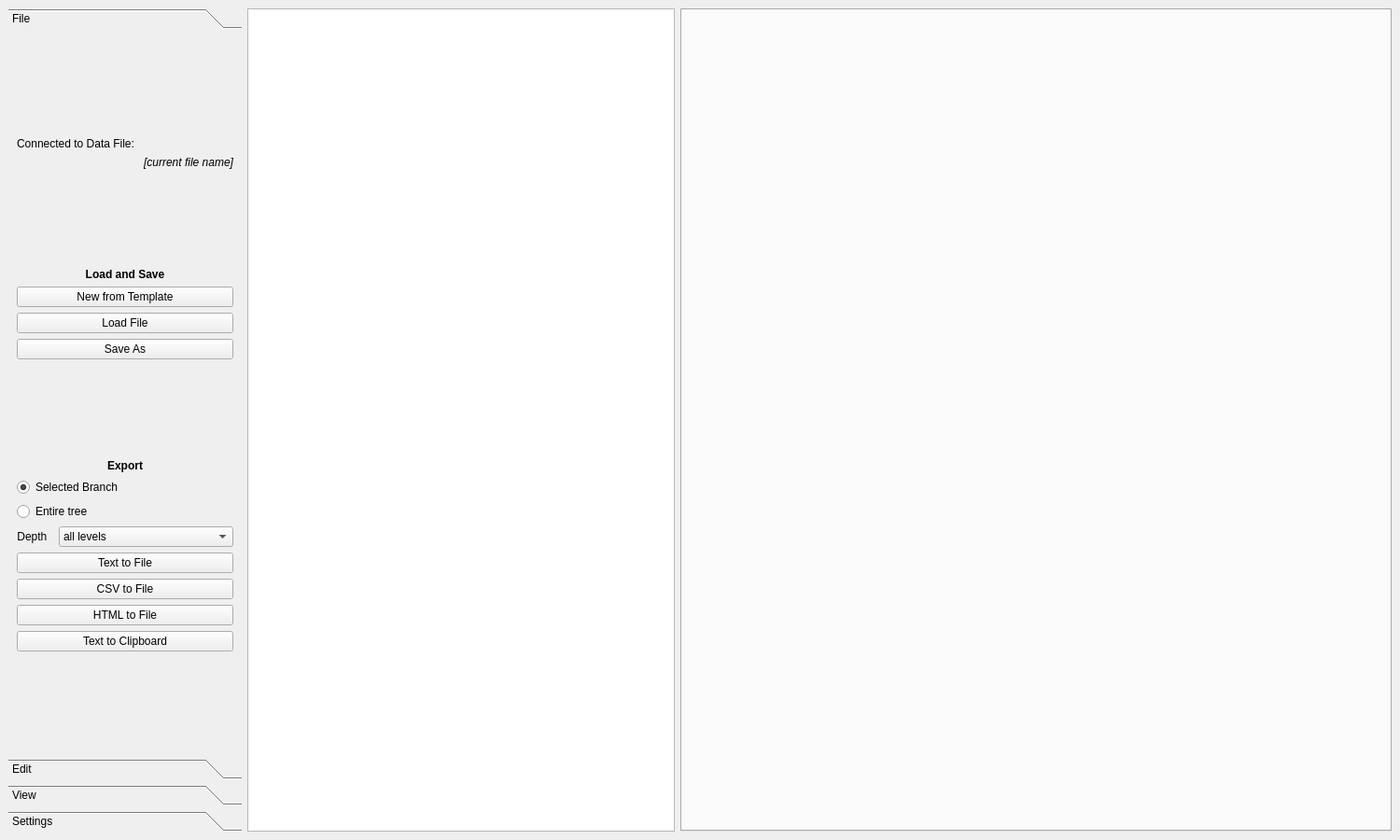
<?xml version="1.0" encoding="UTF-8"?>
<ui version="4.0">
 <class>MainWindow</class>
 <widget class="QMainWindow" name="MainWindow">
  <property name="geometry">
   <rect>
    <x>0</x>
    <y>0</y>
    <width>1500</width>
    <height>900</height>
   </rect>
  </property>
  <property name="sizePolicy">
   <sizepolicy hsizetype="Fixed" vsizetype="Preferred">
    <horstretch>0</horstretch>
    <verstretch>0</verstretch>
   </sizepolicy>
  </property>
  <property name="windowTitle">
   <string>Tree Time</string>
  </property>
  <widget class="QWidget" name="centralwidget">
   <layout class="QHBoxLayout" name="horizontalLayout" stretch="0,3,5">
    <item>
     <widget class="QToolBox" name="toolBox">
      <property name="sizePolicy">
       <sizepolicy hsizetype="Fixed" vsizetype="Expanding">
        <horstretch>0</horstretch>
        <verstretch>0</verstretch>
       </sizepolicy>
      </property>
      <property name="minimumSize">
       <size>
        <width>250</width>
        <height>0</height>
       </size>
      </property>
      <property name="maximumSize">
       <size>
        <width>16777215</width>
        <height>16777215</height>
       </size>
      </property>
      <property name="toolTip">
       <string/>
      </property>
      <property name="currentIndex">
       <number>0</number>
      </property>
      <widget class="QWidget" name="pageFile">
       <property name="geometry">
        <rect>
         <x>0</x>
         <y>0</y>
         <width>250</width>
         <height>760</height>
        </rect>
       </property>
       <attribute name="label">
        <string>File</string>
       </attribute>
       <layout class="QFormLayout" name="formLayout">
        <property name="fieldGrowthPolicy">
         <enum>QFormLayout::ExpandingFieldsGrow</enum>
        </property>
        <item row="0" column="0" colspan="2">
         <spacer name="verticalSpacer_10">
          <property name="orientation">
           <enum>Qt::Vertical</enum>
          </property>
          <property name="sizeHint" stdset="0">
           <size>
            <width>20</width>
            <height>40</height>
           </size>
          </property>
         </spacer>
        </item>
        <item row="1" column="0" colspan="2">
         <widget class="QLabel" name="label_8">
          <property name="text">
           <string>Connected to Data File:</string>
          </property>
          <property name="wordWrap">
           <bool>true</bool>
          </property>
         </widget>
        </item>
        <item row="2" column="0" colspan="2">
         <widget class="QLabel" name="labelCurrentFile">
          <property name="enabled">
           <bool>true</bool>
          </property>
          <property name="sizePolicy">
           <sizepolicy hsizetype="Ignored" vsizetype="Fixed">
            <horstretch>0</horstretch>
            <verstretch>0</verstretch>
           </sizepolicy>
          </property>
          <property name="font">
           <font>
            <italic>true</italic>
           </font>
          </property>
          <property name="toolTip">
           <string>The current data file. All changes made are silently written to this file.</string>
          </property>
          <property name="text">
           <string>[current file name]</string>
          </property>
          <property name="alignment">
           <set>Qt::AlignRight|Qt::AlignTrailing|Qt::AlignVCenter</set>
          </property>
          <property name="wordWrap">
           <bool>true</bool>
          </property>
          <property name="openExternalLinks">
           <bool>true</bool>
          </property>
          <property name="textInteractionFlags">
           <set>Qt::LinksAccessibleByMouse</set>
          </property>
         </widget>
        </item>
        <item row="3" column="0" colspan="2">
         <spacer name="verticalSpacer_8">
          <property name="orientation">
           <enum>Qt::Vertical</enum>
          </property>
          <property name="sizeHint" stdset="0">
           <size>
            <width>20</width>
            <height>40</height>
           </size>
          </property>
         </spacer>
        </item>
        <item row="4" column="0" colspan="2">
         <widget class="QLabel" name="label_5">
          <property name="font">
           <font>
            <weight>75</weight>
            <bold>true</bold>
           </font>
          </property>
          <property name="text">
           <string>Load and Save</string>
          </property>
          <property name="scaledContents">
           <bool>false</bool>
          </property>
          <property name="alignment">
           <set>Qt::AlignCenter</set>
          </property>
         </widget>
        </item>
        <item row="5" column="0" colspan="2">
         <widget class="QPushButton" name="pushButtonNewFromTemplate">
          <property name="toolTip">
           <string>&lt;b&gt;Create a new tree sheet from a template file&lt;/b&gt;&lt;br/&gt;&lt;br/&gt;• Lets you choose a template in a file dialog, then choose a file location for your new file.&lt;br/&gt;• Changes are silently written to the new file.</string>
          </property>
          <property name="text">
           <string>New from Template</string>
          </property>
         </widget>
        </item>
        <item row="6" column="0" colspan="2">
         <widget class="QPushButton" name="pushButtonLoadFile">
          <property name="toolTip">
           <string>&lt;b&gt;Load an existing tree sheet&lt;/b&gt;&lt;br/&gt;&lt;br/&gt;Subsequent changes will be written silently to the loaded file.</string>
          </property>
          <property name="text">
           <string>Load File</string>
          </property>
         </widget>
        </item>
        <item row="7" column="0" colspan="2">
         <widget class="QPushButton" name="pushButtonSaveToFile">
          <property name="toolTip">
           <string>&lt;b&gt;Save the current file to a new location&lt;/b&gt;&lt;br/&gt;&lt;br/&gt;Subsequent changes will be written silently to the new location.</string>
          </property>
          <property name="text">
           <string>Save As</string>
          </property>
         </widget>
        </item>
        <item row="8" column="0" colspan="2">
         <spacer name="verticalSpacer_14">
          <property name="orientation">
           <enum>Qt::Vertical</enum>
          </property>
          <property name="sizeHint" stdset="0">
           <size>
            <width>20</width>
            <height>40</height>
           </size>
          </property>
         </spacer>
        </item>
        <item row="9" column="0" colspan="2">
         <widget class="QLabel" name="label_11">
          <property name="font">
           <font>
            <weight>75</weight>
            <bold>true</bold>
           </font>
          </property>
          <property name="text">
           <string>Export</string>
          </property>
          <property name="alignment">
           <set>Qt::AlignCenter</set>
          </property>
         </widget>
        </item>
        <item row="10" column="0" colspan="2">
         <widget class="QRadioButton" name="radioButtonExportBranch">
          <property name="text">
           <string>Selected Branch</string>
          </property>
          <property name="checked">
           <bool>true</bool>
          </property>
         </widget>
        </item>
        <item row="11" column="0" colspan="2">
         <widget class="QRadioButton" name="radioButtonExportTree">
          <property name="text">
           <string>Entire tree</string>
          </property>
         </widget>
        </item>
        <item row="12" column="0">
         <widget class="QLabel" name="label_6">
          <property name="sizePolicy">
           <sizepolicy hsizetype="Expanding" vsizetype="Preferred">
            <horstretch>0</horstretch>
            <verstretch>0</verstretch>
           </sizepolicy>
          </property>
          <property name="text">
           <string>Depth  </string>
          </property>
          <property name="alignment">
           <set>Qt::AlignRight|Qt::AlignTrailing|Qt::AlignVCenter</set>
          </property>
         </widget>
        </item>
        <item row="12" column="1">
         <widget class="QComboBox" name="comboBoxExportDepth">
          <property name="sizePolicy">
           <sizepolicy hsizetype="Expanding" vsizetype="Fixed">
            <horstretch>0</horstretch>
            <verstretch>0</verstretch>
           </sizepolicy>
          </property>
          <property name="toolTip">
           <string>&lt;b&gt;Select a level down to which the current branch is copied&lt;/b&gt;</string>
          </property>
          <item>
           <property name="text">
            <string>all levels</string>
           </property>
          </item>
          <item>
           <property name="text">
            <string>1 level</string>
           </property>
          </item>
          <item>
           <property name="text">
            <string>2 levels</string>
           </property>
          </item>
          <item>
           <property name="text">
            <string>3 levels</string>
           </property>
          </item>
          <item>
           <property name="text">
            <string>4 levels</string>
           </property>
          </item>
          <item>
           <property name="text">
            <string>5 levels</string>
           </property>
          </item>
          <item>
           <property name="text">
            <string>6 levels</string>
           </property>
          </item>
          <item>
           <property name="text">
            <string>7 levels</string>
           </property>
          </item>
          <item>
           <property name="text">
            <string>8 levels</string>
           </property>
          </item>
          <item>
           <property name="text">
            <string>9 levels</string>
           </property>
          </item>
          <item>
           <property name="text">
            <string>10 levels</string>
           </property>
          </item>
         </widget>
        </item>
        <item row="13" column="0" colspan="2">
         <widget class="QPushButton" name="pushButtonExportTxt">
          <property name="toolTip">
           <string>&lt;b&gt;Export the current branch to a text file&lt;/b&gt;&lt;br/&gt;&lt;br/&gt;• The file will contain all tree fields.&lt;br/&gt;• Text graphics show the tree structure.</string>
          </property>
          <property name="text">
           <string>Text to File</string>
          </property>
         </widget>
        </item>
        <item row="14" column="0" colspan="2">
         <widget class="QPushButton" name="pushButtonExportCsv">
          <property name="toolTip">
           <string>&lt;html&gt;&lt;head/&gt;&lt;body&gt;&lt;p&gt;&lt;span style=&quot; font-weight:600;&quot;&gt;Export the current branch or tree to a CSV file&lt;/span&gt;&lt;br/&gt;&lt;br/&gt;• The file will contain all tree fields.&lt;br/&gt;• The first field (&amp;quot;Tree&amp;quot;) shows the tree structure.&lt;/p&gt;&lt;p&gt;• The second field (&amp;quot;Name&amp;quot;) shows the name.&lt;/p&gt;&lt;/body&gt;&lt;/html&gt;</string>
          </property>
          <property name="text">
           <string>CSV to File</string>
          </property>
         </widget>
        </item>
        <item row="15" column="0" colspan="2">
         <widget class="QPushButton" name="pushButtonExportHtml">
          <property name="toolTip">
           <string>&lt;b&gt;Export the current tree to a text file.&lt;/b&gt;&lt;br/&gt;&lt;br/&gt;• The file will contain all tree fields.&lt;br/&gt;• Text graphics show the tree structure.</string>
          </property>
          <property name="text">
           <string>HTML to File</string>
          </property>
         </widget>
        </item>
        <item row="16" column="0" colspan="2">
         <widget class="QPushButton" name="pushButtonClipBoardTxt">
          <property name="toolTip">
           <string>&lt;html&gt;&lt;head/&gt;&lt;body&gt;&lt;p&gt;&lt;span style=&quot; font-weight:600;&quot;&gt;Export the current tree as text to the clipboard.&lt;/span&gt;&lt;br/&gt;&lt;br/&gt;• The file will contain all tree fields.&lt;br/&gt;• Text graphics show the tree structure.&lt;/p&gt;&lt;/body&gt;&lt;/html&gt;</string>
          </property>
          <property name="text">
           <string>Text to Clipboard</string>
          </property>
         </widget>
        </item>
        <item row="17" column="0" colspan="2">
         <spacer name="verticalSpacer_18">
          <property name="orientation">
           <enum>Qt::Vertical</enum>
          </property>
          <property name="sizeHint" stdset="0">
           <size>
            <width>20</width>
            <height>40</height>
           </size>
          </property>
         </spacer>
        </item>
       </layout>
      </widget>
      <widget class="QWidget" name="pageEdit">
       <property name="geometry">
        <rect>
         <x>0</x>
         <y>0</y>
         <width>250</width>
         <height>760</height>
        </rect>
       </property>
       <property name="minimumSize">
        <size>
         <width>200</width>
         <height>716</height>
        </size>
       </property>
       <attribute name="label">
        <string>Edit</string>
       </attribute>
       <layout class="QFormLayout" name="formLayout">
        <property name="fieldGrowthPolicy">
         <enum>QFormLayout::ExpandingFieldsGrow</enum>
        </property>
        <item row="2" column="0" colspan="2">
         <widget class="QLabel" name="label">
          <property name="font">
           <font>
            <weight>75</weight>
            <bold>true</bold>
           </font>
          </property>
          <property name="text">
           <string>Insert New Nodes</string>
          </property>
          <property name="alignment">
           <set>Qt::AlignCenter</set>
          </property>
         </widget>
        </item>
        <item row="3" column="0" colspan="2">
         <widget class="QPushButton" name="pushButtonNewChild">
          <property name="toolTip">
           <string>&lt;b&gt;Create a new item and link it as a child to the selected node&lt;/b&gt;&lt;br/&gt;&lt;br/&gt;Only this tree will be affected.</string>
          </property>
          <property name="text">
           <string>New Child</string>
          </property>
         </widget>
        </item>
        <item row="4" column="0" colspan="2">
         <widget class="QPushButton" name="pushButtonNewSibling">
          <property name="toolTip">
           <string>&lt;b&gt;Create a new item and link it as a sibling next to the selected node&lt;/b&gt;&lt;br/&gt;&lt;br/&gt;Only this tree will be affected.</string>
          </property>
          <property name="text">
           <string>New Sibling</string>
          </property>
         </widget>
        </item>
        <item row="5" column="0" colspan="2">
         <widget class="QPushButton" name="pushButtonNewParent">
          <property name="toolTip">
           <string>&lt;b&gt;Create a new item and insert it as a parent above the selected node&lt;/b&gt;&lt;br/&gt;&lt;br/&gt;Only this tree will be affected.</string>
          </property>
          <property name="text">
           <string>New Parent</string>
          </property>
         </widget>
        </item>
        <item row="7" column="0" colspan="2">
         <widget class="QLabel" name="label_2">
          <property name="font">
           <font>
            <weight>75</weight>
            <bold>true</bold>
           </font>
          </property>
          <property name="text">
           <string>Copy Existing Nodes</string>
          </property>
          <property name="alignment">
           <set>Qt::AlignCenter</set>
          </property>
         </widget>
        </item>
        <item row="8" column="0" colspan="2">
         <widget class="QPushButton" name="pushButtonCopyNodeChild">
          <property name="toolTip">
           <string>&lt;b&gt;Insert a new child underneath&lt;/b&gt;&lt;br/&gt;&lt;br/&gt;• The child will be a copy of the current node.&lt;br/&gt;• In all other trees the new item will appear as sibling.</string>
          </property>
          <property name="text">
           <string>Copy Node as Child</string>
          </property>
         </widget>
        </item>
        <item row="9" column="0" colspan="2">
         <widget class="QPushButton" name="pushButtonCopyNodeSibling">
          <property name="toolTip">
           <string>&lt;b&gt;Insert a new sibling&lt;/b&gt;&lt;br/&gt;&lt;br/&gt;• The sibling will be a copy of the current node.&lt;br/&gt;• In all other trees the new item will appear as sibling.</string>
          </property>
          <property name="text">
           <string>Copy Node as Sibling</string>
          </property>
         </widget>
        </item>
        <item row="10" column="0" colspan="2">
         <widget class="QPushButton" name="pushButtonCopyNodeParent">
          <property name="toolTip">
           <string>&lt;b&gt;Insert a new parent above&lt;/b&gt;&lt;br/&gt;&lt;br/&gt;• The parent will be a copy of the current node.&lt;br/&gt;• In all other trees the new item will appear as sibling.</string>
          </property>
          <property name="text">
           <string>Copy Node as Parent</string>
          </property>
         </widget>
        </item>
        <item row="12" column="0" colspan="2">
         <widget class="QLabel" name="label_3">
          <property name="font">
           <font>
            <weight>75</weight>
            <bold>true</bold>
           </font>
          </property>
          <property name="text">
           <string>Copy Parts of the Tree</string>
          </property>
          <property name="alignment">
           <set>Qt::AlignCenter</set>
          </property>
         </widget>
        </item>
        <item row="13" column="0">
         <widget class="QLabel" name="label_6">
          <property name="sizePolicy">
           <sizepolicy hsizetype="Expanding" vsizetype="Preferred">
            <horstretch>0</horstretch>
            <verstretch>0</verstretch>
           </sizepolicy>
          </property>
          <property name="text">
           <string>Depth  </string>
          </property>
          <property name="alignment">
           <set>Qt::AlignRight|Qt::AlignTrailing|Qt::AlignVCenter</set>
          </property>
         </widget>
        </item>
        <item row="15" column="0" colspan="2">
         <widget class="QPushButton" name="pushButtonCopyBranchSibling">
          <property name="toolTip">
           <string>&lt;b&gt;Copy the current branch&lt;/b&gt;&lt;br/&gt;&lt;br/&gt;• The current node and all its children will be copied.&lt;br/&gt;• The copy will be inserted as sibling.&lt;br/&gt;• Other trees are not affected.</string>
          </property>
          <property name="toolTipDuration">
           <number>-1</number>
          </property>
          <property name="text">
           <string>Copy Branch as Sibling</string>
          </property>
         </widget>
        </item>
        <item row="16" column="0" colspan="2">
         <widget class="QPushButton" name="pushButtonCopyChildrenSiblings">
          <property name="toolTip">
           <string>&lt;b&gt;Copy all child branches&lt;/b&gt;&lt;br/&gt;&lt;br/&gt;• All children are copied underneath the siblings of the current node.&lt;br/&gt;• The copy depth can be selected in the box above.&lt;br/&gt;• Other trees are not affected.</string>
          </property>
          <property name="text">
           <string>Copy Children to Siblings</string>
          </property>
         </widget>
        </item>
        <item row="18" column="0" colspan="2">
         <widget class="QLabel" name="label_4">
          <property name="font">
           <font>
            <weight>75</weight>
            <bold>true</bold>
           </font>
          </property>
          <property name="text">
           <string>Remove Single Node</string>
          </property>
          <property name="alignment">
           <set>Qt::AlignCenter</set>
          </property>
         </widget>
        </item>
        <item row="19" column="0" colspan="2">
         <widget class="QPushButton" name="pushButtonRemoveNode">
          <property name="toolTip">
           <string>&lt;b&gt;Remove the current node&lt;/b&gt;&lt;br/&gt;&lt;br/&gt;• Children of the node are moved up, to be children of the node's parent.&lt;br/&gt;• Other trees are not affected.</string>
          </property>
          <property name="text">
           <string>Remove Node (this Tree)</string>
          </property>
         </widget>
        </item>
        <item row="20" column="0" colspan="2">
         <widget class="QPushButton" name="pushButtonDeleteNode">
          <property name="toolTip">
           <string>&lt;b&gt;Delete the current item&lt;/b&gt;&lt;br/&gt;&lt;br/&gt;• In each tree, children of the node are moved up, to be children of the node's parent.&lt;br/&gt;• The node is removed from all trees.</string>
          </property>
          <property name="text">
           <string>Delete Item (all Trees)</string>
          </property>
         </widget>
        </item>
        <item row="1" column="0" colspan="2">
         <spacer name="verticalSpacer">
          <property name="orientation">
           <enum>Qt::Vertical</enum>
          </property>
          <property name="sizeHint" stdset="0">
           <size>
            <width>20</width>
            <height>40</height>
           </size>
          </property>
         </spacer>
        </item>
        <item row="6" column="0" colspan="2">
         <spacer name="verticalSpacer_3">
          <property name="orientation">
           <enum>Qt::Vertical</enum>
          </property>
          <property name="sizeHint" stdset="0">
           <size>
            <width>20</width>
            <height>40</height>
           </size>
          </property>
         </spacer>
        </item>
        <item row="11" column="0" colspan="2">
         <spacer name="verticalSpacer_4">
          <property name="orientation">
           <enum>Qt::Vertical</enum>
          </property>
          <property name="sizeHint" stdset="0">
           <size>
            <width>20</width>
            <height>40</height>
           </size>
          </property>
         </spacer>
        </item>
        <item row="17" column="0" colspan="2">
         <spacer name="verticalSpacer_5">
          <property name="orientation">
           <enum>Qt::Vertical</enum>
          </property>
          <property name="sizeHint" stdset="0">
           <size>
            <width>20</width>
            <height>40</height>
           </size>
          </property>
         </spacer>
        </item>
        <item row="13" column="1">
         <widget class="QComboBox" name="comboBoxCopyDepth">
          <property name="sizePolicy">
           <sizepolicy hsizetype="Expanding" vsizetype="Fixed">
            <horstretch>0</horstretch>
            <verstretch>0</verstretch>
           </sizepolicy>
          </property>
          <property name="toolTip">
           <string>&lt;b&gt;Select a level down to which the current branch is copied&lt;/b&gt;</string>
          </property>
          <item>
           <property name="text">
            <string>all levels</string>
           </property>
          </item>
          <item>
           <property name="text">
            <string>1 level</string>
           </property>
          </item>
          <item>
           <property name="text">
            <string>2 levels</string>
           </property>
          </item>
          <item>
           <property name="text">
            <string>3 levels</string>
           </property>
          </item>
          <item>
           <property name="text">
            <string>4 levels</string>
           </property>
          </item>
          <item>
           <property name="text">
            <string>5 levels</string>
           </property>
          </item>
          <item>
           <property name="text">
            <string>6 levels</string>
           </property>
          </item>
          <item>
           <property name="text">
            <string>7 levels</string>
           </property>
          </item>
          <item>
           <property name="text">
            <string>8 levels</string>
           </property>
          </item>
          <item>
           <property name="text">
            <string>9 levels</string>
           </property>
          </item>
          <item>
           <property name="text">
            <string>10 levels</string>
           </property>
          </item>
         </widget>
        </item>
        <item row="26" column="0" colspan="2">
         <spacer name="verticalSpacer_6">
          <property name="orientation">
           <enum>Qt::Vertical</enum>
          </property>
          <property name="sizeHint" stdset="0">
           <size>
            <width>20</width>
            <height>40</height>
           </size>
          </property>
         </spacer>
        </item>
        <item row="21" column="0" colspan="2">
         <spacer name="verticalSpacer_7">
          <property name="orientation">
           <enum>Qt::Vertical</enum>
          </property>
          <property name="sizeHint" stdset="0">
           <size>
            <width>20</width>
            <height>40</height>
           </size>
          </property>
         </spacer>
        </item>
        <item row="22" column="0" colspan="2">
         <widget class="QLabel" name="label_12">
          <property name="font">
           <font>
            <weight>75</weight>
            <bold>true</bold>
           </font>
          </property>
          <property name="text">
           <string>Remove Branch</string>
          </property>
          <property name="alignment">
           <set>Qt::AlignCenter</set>
          </property>
         </widget>
        </item>
        <item row="23" column="0" colspan="2">
         <widget class="QPushButton" name="pushButtonRemoveBranch">
          <property name="toolTip">
           <string>&lt;b&gt;Remove the current branch&lt;/b&gt;&lt;br/&gt;&lt;br/&gt;• All descentants (children, grandchildren, ...), are removed.&lt;br/&gt;• Other trees are not affected.&lt;/li&gt;&lt;/ul&gt;</string>
          </property>
          <property name="text">
           <string>Remove Branch (this Tree)</string>
          </property>
         </widget>
        </item>
        <item row="24" column="0" colspan="2">
         <widget class="QPushButton" name="pushButtonDeleteBranch">
          <property name="toolTip">
           <string>&lt;b&gt;Delete the entire branch from all trees&lt;/b&gt;&lt;br/&gt;&lt;br/&gt;• All descendants (children, grandchildren, etc) in all trees are deleted.&lt;br/&gt;• Children of a node are deleted recursively across trees.&lt;br/&gt;• Please make sure there are no unwanted connections before use.</string>
          </property>
          <property name="text">
           <string>Delete Branch (all Trees)</string>
          </property>
         </widget>
        </item>
       </layout>
      </widget>
      <widget class="QWidget" name="pageView">
       <property name="geometry">
        <rect>
         <x>0</x>
         <y>0</y>
         <width>250</width>
         <height>760</height>
        </rect>
       </property>
       <attribute name="label">
        <string>View</string>
       </attribute>
       <layout class="QGridLayout" name="gridLayout_3">
        <item row="0" column="0">
         <spacer name="verticalSpacer_2">
          <property name="orientation">
           <enum>Qt::Vertical</enum>
          </property>
          <property name="sizeHint" stdset="0">
           <size>
            <width>20</width>
            <height>40</height>
           </size>
          </property>
         </spacer>
        </item>
       </layout>
      </widget>
      <widget class="QWidget" name="pageSettings">
       <property name="geometry">
        <rect>
         <x>0</x>
         <y>0</y>
         <width>250</width>
         <height>760</height>
        </rect>
       </property>
       <attribute name="label">
        <string>Settings</string>
       </attribute>
       <layout class="QVBoxLayout" name="verticalLayout_2">
        <item>
         <spacer name="verticalSpacer_9">
          <property name="orientation">
           <enum>Qt::Vertical</enum>
          </property>
          <property name="sizeHint" stdset="0">
           <size>
            <width>20</width>
            <height>40</height>
           </size>
          </property>
         </spacer>
        </item>
        <item>
         <widget class="QLabel" name="label_9">
          <property name="font">
           <font>
            <weight>75</weight>
            <bold>true</bold>
           </font>
          </property>
          <property name="text">
           <string>Look and Feel</string>
          </property>
          <property name="alignment">
           <set>Qt::AlignCenter</set>
          </property>
         </widget>
        </item>
        <item>
         <widget class="QComboBox" name="cboxTheme"/>
        </item>
        <item>
         <widget class="QComboBox" name="cboxColours"/>
        </item>
        <item>
         <spacer name="verticalSpacer_12">
          <property name="orientation">
           <enum>Qt::Vertical</enum>
          </property>
          <property name="sizeHint" stdset="0">
           <size>
            <width>20</width>
            <height>136</height>
           </size>
          </property>
         </spacer>
        </item>
        <item>
         <widget class="QLabel" name="label_10">
          <property name="font">
           <font>
            <weight>75</weight>
            <bold>true</bold>
           </font>
          </property>
          <property name="text">
           <string>About</string>
          </property>
          <property name="alignment">
           <set>Qt::AlignCenter</set>
          </property>
         </widget>
        </item>
        <item>
         <widget class="QLabel" name="label_7">
          <property name="text">
           <string>&lt;!DOCTYPE HTML PUBLIC &quot;-//W3C//DTD HTML 4.0//EN&quot; &quot;http://www.w3.org/TR/REC-html40/strict.dtd&quot;&gt;
&lt;html&gt;&lt;head&gt;&lt;meta name=&quot;qrichtext&quot; content=&quot;1&quot; /&gt;&lt;style type=&quot;text/css&quot;&gt;
p, li { white-space: pre-wrap; }
&lt;/style&gt;&lt;/head&gt;&lt;body style=&quot; font-family:'Noto Sans'; font-size:10pt; font-weight:400; font-style:normal;&quot;&gt;
&lt;p style=&quot; margin-top:12px; margin-bottom:12px; margin-left:0px; margin-right:0px; -qt-block-indent:0; text-indent:0px;&quot;&gt;     TreeTime 2021.8&lt;/p&gt;
&lt;p style=&quot; margin-top:12px; margin-bottom:12px; margin-left:0px; margin-right:0px; -qt-block-indent:0; text-indent:0px;&quot;&gt;     Updates and source code:&lt;br /&gt;     &lt;a href=&quot;https://github.com/jkanev/treetime&quot;&gt;&lt;span style=&quot; text-decoration: underline; color:#2980b9;&quot;&gt;github.com/jkanev/treetime&lt;/span&gt;&lt;/a&gt;&lt;/p&gt;
&lt;p style=&quot; margin-top:12px; margin-bottom:12px; margin-left:0px; margin-right:0px; -qt-block-indent:0; text-indent:0px;&quot;&gt;    Documentation:&lt;br /&gt;     &lt;a href=&quot;https://treetime-data-manager.readthedocs.io&quot;&gt;&lt;span style=&quot; text-decoration: underline; color:#2980b9;&quot;&gt;treetime-data-manager.&lt;/span&gt;&lt;/a&gt;&lt;br /&gt;     &lt;a href=&quot;https://treetime-data-manager.readthedocs.io&quot;&gt;&lt;span style=&quot; text-decoration: underline; color:#2980b9;&quot;&gt;readthedocs.io&lt;/span&gt;&lt;/a&gt;&lt;/p&gt;&lt;/body&gt;&lt;/html&gt;</string>
          </property>
         </widget>
        </item>
        <item>
         <spacer name="verticalSpacer_11">
          <property name="orientation">
           <enum>Qt::Vertical</enum>
          </property>
          <property name="sizeHint" stdset="0">
           <size>
            <width>20</width>
            <height>136</height>
           </size>
          </property>
         </spacer>
        </item>
       </layout>
      </widget>
     </widget>
    </item>
    <item>
     <widget class="QTableWidget" name="tableWidget">
      <property name="midLineWidth">
       <number>0</number>
      </property>
      <property name="showGrid">
       <bool>false</bool>
      </property>
      <property name="sortingEnabled">
       <bool>false</bool>
      </property>
      <property name="wordWrap">
       <bool>true</bool>
      </property>
      <property name="rowCount">
       <number>23</number>
      </property>
      <property name="columnCount">
       <number>5</number>
      </property>
      <attribute name="horizontalHeaderVisible">
       <bool>false</bool>
      </attribute>
      <attribute name="horizontalHeaderCascadingSectionResizes">
       <bool>false</bool>
      </attribute>
      <attribute name="horizontalHeaderMinimumSectionSize">
       <number>10</number>
      </attribute>
      <attribute name="horizontalHeaderDefaultSectionSize">
       <number>10</number>
      </attribute>
      <attribute name="horizontalHeaderShowSortIndicator" stdset="0">
       <bool>true</bool>
      </attribute>
      <attribute name="horizontalHeaderStretchLastSection">
       <bool>false</bool>
      </attribute>
      <attribute name="verticalHeaderVisible">
       <bool>false</bool>
      </attribute>
      <attribute name="verticalHeaderCascadingSectionResizes">
       <bool>true</bool>
      </attribute>
      <row/>
      <row/>
      <row/>
      <row/>
      <row/>
      <row/>
      <row/>
      <row/>
      <row/>
      <row/>
      <row/>
      <row/>
      <row/>
      <row/>
      <row/>
      <row/>
      <row/>
      <row/>
      <row/>
      <row/>
      <row/>
      <row/>
      <row/>
      <column/>
      <column/>
      <column/>
      <column/>
      <column/>
     </widget>
    </item>
    <item>
     <widget class="QTabWidget" name="tabWidget">
      <property name="currentIndex">
       <number>-1</number>
      </property>
      <property name="documentMode">
       <bool>false</bool>
      </property>
     </widget>
    </item>
   </layout>
  </widget>
  <action name="actionQuit">
   <property name="text">
    <string>Quit</string>
   </property>
  </action>
 </widget>
 <resources/>
 <connections>
  <connection>
   <sender>actionQuit</sender>
   <signal>triggered()</signal>
   <receiver>MainWindow</receiver>
   <slot>close()</slot>
   <hints>
    <hint type="sourcelabel">
     <x>-1</x>
     <y>-1</y>
    </hint>
    <hint type="destinationlabel">
     <x>399</x>
     <y>299</y>
    </hint>
   </hints>
  </connection>
 </connections>
</ui>
